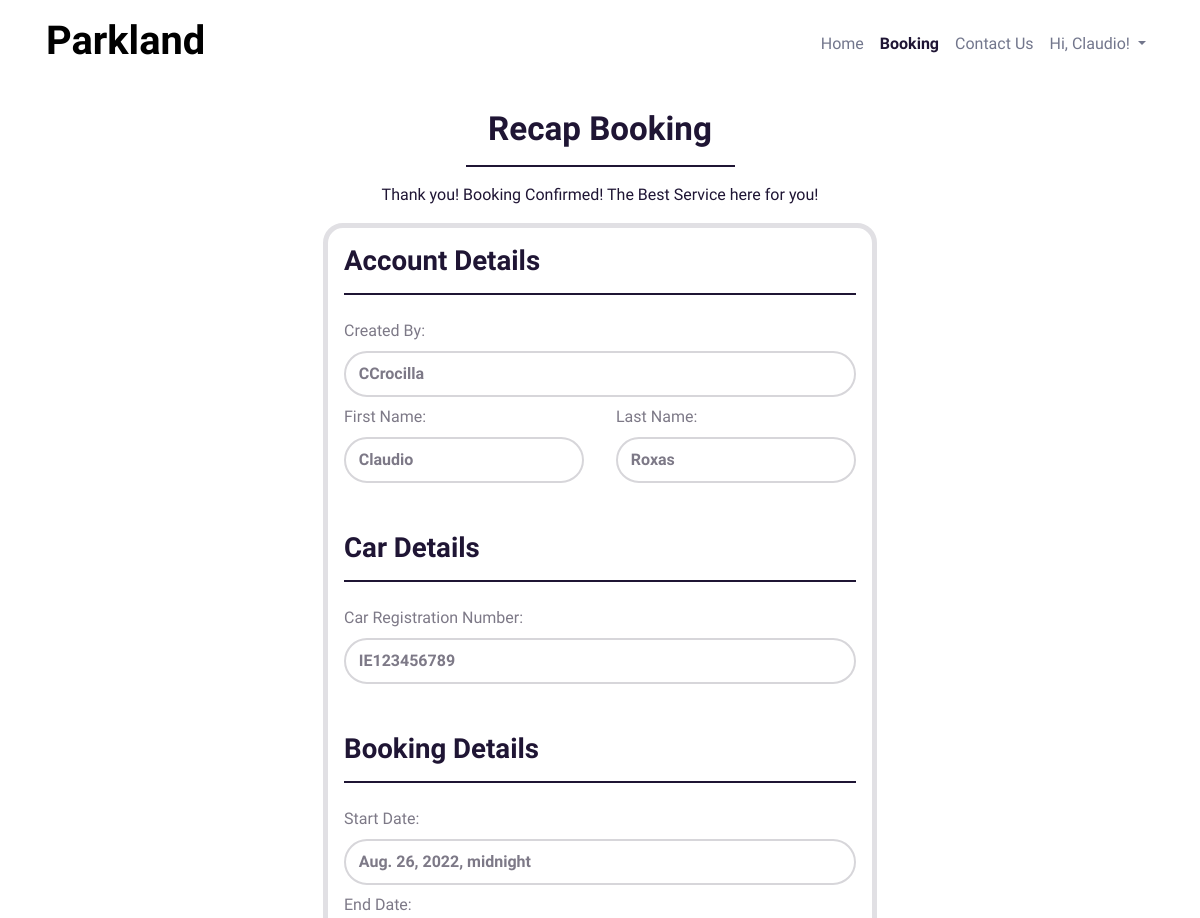
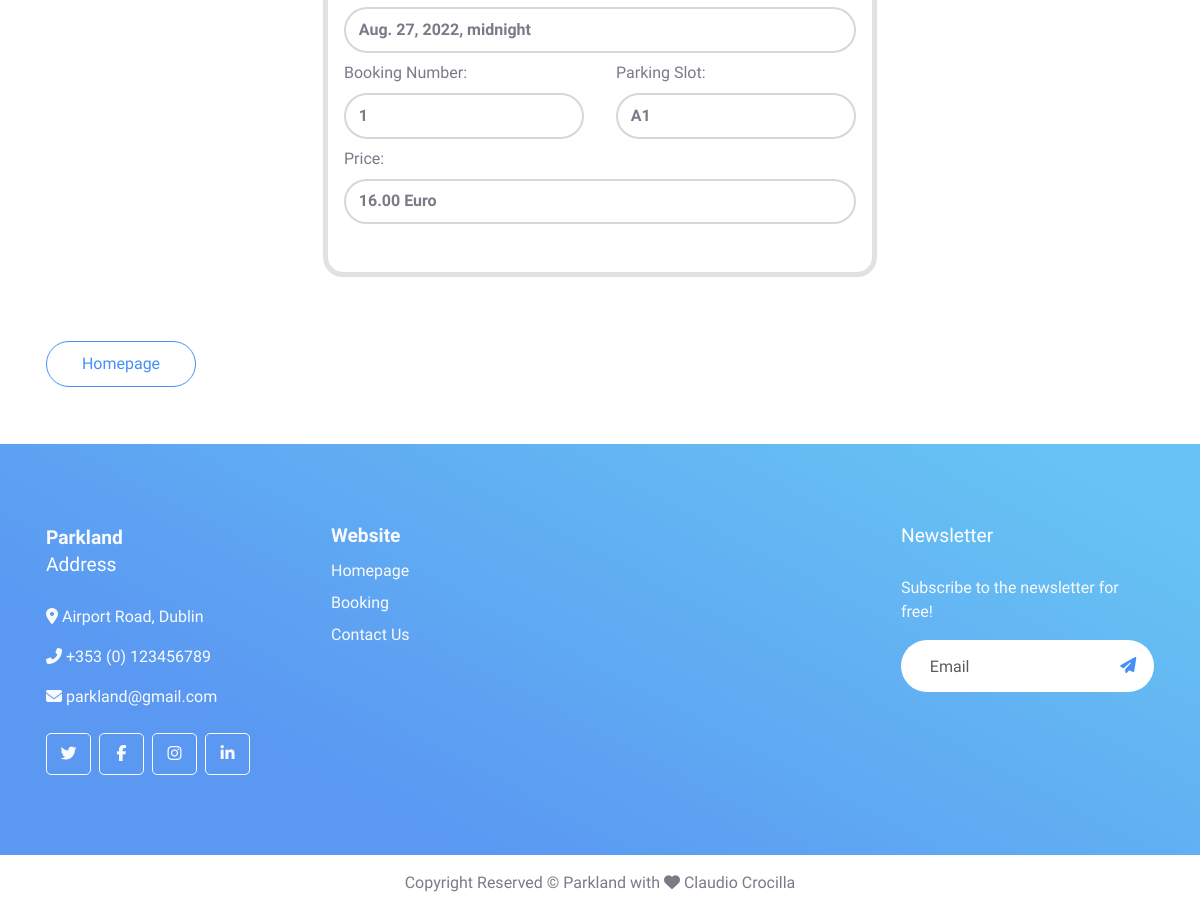
The page /booking/booking/1 (signed in) on the database its author committed (2 pictures, top to bottom).
### car_park/models.py (models this page shows, shortened)
class Booking(models.Model):
    code = models.CharField(
        max_length=100,
        null=True,
        blank=True
        )
    created_by = models.ForeignKey(
        User,
        null=True,
        blank=True,
        on_delete=models.CASCADE,
        related_name="bookings"
        )
    created_date = models.DateTimeField(auto_now_add=True)
    start_date = models.DateTimeField(blank=True, null=True)
    end_date = models.DateTimeField(blank=True, null=True)
    car = models.ForeignKey(
        Car,
        on_delete=models.CASCADE,
        related_name="bookings"
        )
    recharge_car = models.BooleanField(default=False)
    parking = models.ForeignKey(
        Parking,
        on_delete=models.CASCADE,
        related_name="bookings"
        )
    final_price = models.DecimalField(max_digits=50, decimal_places=2)

class Car(models.Model):
    user = models.ForeignKey(
        User,
        on_delete=models.CASCADE,
        related_name="cars"
        )
    is_electric = models.BooleanField(default=False)
    registration_number = models.CharField(max_length=12)

class Parking(models.Model):
    name = models.CharField(max_length=100)
    created_by = models.ForeignKey(
        User,
        null=True,
        blank=True,
        on_delete=models.CASCADE,
        related_name="parkings"
        )
    is_electric = models.BooleanField(default=False)
    area = models.ForeignKey(
        Area,
        on_delete=models.CASCADE,
        related_name="parkings"
        )
    location_x = models.IntegerField()
    location_y = models.IntegerField()
    price = models.DecimalField(max_digits=50, decimal_places=2)
    status = models.BooleanField(default=False)

### booking/views.py (the view, shortened to what this page needs)
# urls.py: path('booking/<int:pk>', RecapBookingView.as_view(), name='recap-booking'),
class RecapBookingView(DetailView):
    model = Booking
    queryset = Booking.objects.all()
    template_name = 'booking/recap-booking.html'

### booking/templates/booking/recap-booking.html (shortened to what this page needs)
{% extends 'base.html' %}
{% load static %}
{% load crispy_forms_tags %}
{% block content %}
{% if user.is_authenticated %}
<section class="py-4 mt-5 mb-4">
    <div class="container-lg">
        <div class="row justify-content-center hero-text">
            <div class="col text-center">
                <h2 class="fw-bold text-dark">Recap Booking</h2>
                <hr class="w-25 mx-auto text-dark" style="height:2px;" />
            </div>
        </div>
        <div class="row justify-content-center">
            <div class="col-sm-9 col-xl-8 text-center text-dark">
                <p>Thank you! Booking Confirmed! The Best Service here for you!</p>
            </div>
        </div>
    </div>
    <div class="container card mb-6">
        <div class="row">
            <div class="col-12 col-md-8 col-lg-6 offset-md-2 offset-lg-3 border border-5 rounded-3">
                <h3 class="mt-3 fw-bold text-dark"> Account Details </h3>
                <hr class="w-10 text-dark" style="height:2px;" />
                <div class="row">
                    <div class="col-12">
                        <label class="form-label mt-2">Created By:</label>
                        <span class="form-control border-2 fw-bold">
                            {{ booking.created_by }}
                        </span>
                    </div>
                    {% if booking.created_by.first_name and booking.created_by.last_name %}
                    <div class="col-12 col-sm-6">
                        <label class="form-label mt-2">First Name:</label>
                        <span class="form-control border-2 fw-bold">
                            {{ booking.created_by.first_name }}
                        </span>
                    </div>
                    <div class="col-12 col-sm-6">
                        <label class="form-label mt-2">Last Name:</label>
                        <span class="form-control border-2 fw-bold">
                            {{ booking.created_by.last_name }}
                        </span>
                    </div>
                    {% endif%}
                </div>
                <h3 class="mt-5 fw-bold text-dark">Car Details</h3>
                <hr class="w-10 text-dark" style="height:2px;" />
                <div>
                    <label class="form-label mt-2">Car Registration Number:</label>
                    <span class="form-control border-2 fw-bold">
                        {{ booking.car.registration_number }}
                    </span>
                </div>
                <h3 class="mt-5 fw-bold text-dark">Booking Details</h3>
                <hr class="w-10 text-dark" style="height:2px;" />
                <div class="row">
                    <div class="col-12">
                        <label class="form-label mt-2">Start Date:</label>
                        <span class="form-control border-2 fw-bold">
                            {{ booking.start_date }}
                        </span>
                    </div>
                    <div class="col-12">
                        <label class="form-label mt-2">End Date:</label>
                        <span class="form-control border-2 fw-bold">
                            {{ booking.end_date }}
                        </span>
                    </div>
                    <div class="col-12 col-sm-6">
                        <label class="form-label mt-2">Booking Number:</label>
                        <span class="form-control border-2 fw-bold">
                            {{ booking.code }}
                        </span>
                    </div>
                    <div class="col-12 col-sm-6">
                        <label class="form-label mt-2">Parking Slot:</label>
                        <span class="form-control border-2 fw-bold">
                            {{ booking.parking.name }}
                        </span>
                    </div>
                    <div class="mb-5 col-12">
                        <label class="form-label mt-2">Price: </label>
                        <span class="form-control border-2 fw-bold ">
                            {{ booking.final_price }} Euro
                        </span>
                    </div>
                </div>
            </div>
        </div>
    </div>
    <a class="btn btn-lg btn-minwidth btn-outline-primary rounded-pill" href="{% url 'homepage' %}"
        aria-label="Go to Homepage">Homepage</a>
</section>
{% endif %}
{% endblock %}

### templates/base.html (shortened to what this page needs)
{% load static %}
<!DOCTYPE html>
<html lang="en">
<head>
    <link href="https://cdn.jsdelivr.net/npm/bootstrap@5.1.3/dist/css/bootstrap.min.css" rel="stylesheet"
>
    <link href="{% static 'css/theme.min.css' %}" rel="stylesheet" type="text/css">
    <link href="{% static 'css/custom-style.css' %}" rel="stylesheet" type="text/css">
    <link rel="stylesheet" href="https://cdn.jsdelivr.net/npm/toastify-js/src/toastify.min.css" type="text/css">
    {% url 'homepage' as home %}
</head>
<body>
    <main class="main" id="top">
        <nav class="navbar navbar-expand-lg navbar-light fixed-top py-3" data-navbar-on-scroll="data-navbar-on-scroll">
            <div class="container">
                <a class="navbar-brand d-flex align-items-center fw-bold fs-2" href="{% url 'homepage' %}">
                    <h2 class="display-4 d-inline-block">Parkland</h2>
                </a>
                <div class="menu-all collapse navbar-collapse border-top border-lg-0 mt-4 mt-lg-0"
                    id="navbarSupportedContent">
                    <ul class="navbar-nav ms-auto pt-2 pt-lg-0">
                        <li class="nav-item">
                            <a class="nav-link {% if request.path == home %}fw-bold active{% endif %}"
                                href="{% url 'homepage' %}">Home
                            </a>
                        </li>
                        {% if user.is_authenticated %}
                        <li class="nav-item">
                            <a class="nav-link {% if '/booking/' in request.path %}fw-bold active{% endif %}"
                                href="{% url 'searchparking' %}">Booking
                            </a>
                        </li>
                        {% endif %}
                        <li class="nav-item">
                            <a class="nav-link {% if '/contact/' in request.path %}fw-bold active{% endif %}"
                                href="{% url 'contact' %}">Contact Us
                            </a>
                        </li>
                        {% if user.is_authenticated %}
                        <li class="nav-item dropdown">
                            <a class="nav-link dropdown-toggle" href="#" id="navbarDropdown" role="button"
                                data-bs-toggle="dropdown" aria-expanded="false">
                                {% if not user.first_name %}
                                Hi, {{ user }}!
                                {% else %}
                                Hi, {{ user.first_name }}!
                                {%endif%}
                            </a>
                        </li>
                        {% else %}
                        <li class="nav-item"><a class="nav-link" href="{% url 'account_signup' %}">Sign Up</a></li>
                        <li class="nav-item"><a class="nav-link" href="{% url 'account_login' %}">Sign In</a></li>
                        {% endif %}
                    </ul>
                </div>
            </div>
        </nav>
    </main>
    <div class="container mt-7 mb-4">
        {% block content %}
        {% endblock %}
    </div>
    <footer class="py-6 mb-2 pt-7 bg-primary-gradient">
        <div class="container">
            <div class="row">
                <div class="col-12 col-sm-4 col-lg mb-3 order-1 order-sm-1">
                    <span class="fw-bold fs-1 text-light">Parkland</span>
                    <p class="section-title text-white h5 mb-4">Address</p>
                    <p class="text-light"><i class="fa fa-map-marker-alt" aria-hidden="true"></i> Airport Road, Dublin
                    </p>
                    <p class="text-light"><i class="fa fa-phone-alt" aria-hidden="true"></i> +353 (0) 123456789</p>
                    <p class="text-light"><i class="fa fa-envelope" aria-hidden="true"></i> parkland@gmail.com</p>
                    <div class="d-flex pt-2">
                        <a class="btn btn-social-icons btn-outline-light btn-social me-2 py-2"
                            href="https://twitter.com/?lang=en" target="_blank" rel="noopener"
                            aria-label="Visit our Twitter Page (This link opens in a new tab)">
                            <i class="fab fa-twitter" aria-hidden="true"></i>
                        </a>
                        <a class="btn btn-social-icons btn-outline-light btn-social me-2 py-2"
                            href="https://www.facebook.com/" target="_blank" rel="noopener"
                            aria-label="Visit our Facebook Page (This link opens in a new tab)">
                            <i class="fab fa-facebook-f" aria-hidden="true"></i>
                        </a>
                        <a class="btn btn-social-icons btn-outline-light btn-social me-2 py-2"
                            href="https://www.instagram.com/" target="_blank" rel="noopener"
                            aria-label="Visit our Instagram Page (This link opens in a new tab)">
                            <i class="fab fa-instagram" aria-hidden="true"></i>
                        </a>
                        <a class="btn btn-social-icons btn-outline-light btn-social me-2 py-2"
                            href="https://ie.linkedin.com/" target="_blank" rel="noopener"
                            aria-label="Visit our Linkedin Page (This link opens in a new tab)">
                            <i class="fab fa-linkedin-in" aria-hidden="true"></i>
                        </a>
                    </div>
                </div>
                <div class="col-6 col-sm-4 col-lg mb-3 order-2 order-sm-2">
                    <h6 class="fw-bold fs-1 text-light">Website</h6>
                    <ul class="list-unstyled mb-md-4 mb-lg-0">
                        <li class="lh-lg">
                            <a class="text-light text-decoration-none" href="{% url 'homepage' %}">Homepage</a>
                        </li>
                        {% if user.is_authenticated %}
                        <li class="lh-lg">
                            <a class="text-light text-decoration-none" href="{% url 'searchparking' %}">Booking</a>
                        </li>
                        {% endif %}
                        <li class="lh-lg">
                            <a class="text-light text-decoration-none" href="{% url 'contact' %}">Contact Us</a>
                        </li>
                    </ul>
                </div>
                <div class="col-6 col-sm-4 col-lg mb-3 order-3 order-sm-3">
                </div>
                <div class="col-12 col-sm-12 col-lg mb-3 order-4 order-sm-4">
                    <p class="section-title text-white h5 mb-4">Newsletter</p>
                    <p class="text-light">Subscribe to the newsletter for free!</p>
                    <div class="position-relative w-100 mt-3">
                        <form>
                            <input id="newsletter-email"
                                class="form-control border-0 rounded-pill w-100 ps-4 pe-5 newsletter-field text-dark"
                                type="email" placeholder="Email">
                            <button type="button"
                                class="btn shadow-3 position-absolute rounded-circle top-0 end-0 mt-1 me-1"
                                onclick="onSubmitNewsletter()" aria-label="Newsletter">
                                <i class=" fa fa-paper-plane text-primary" aria-hidden="true"></i>
                            </button>
                        </form>
                    </div>
                </div>
            </div>
        </div>
    </footer>
    <div class="container py-2">
        <div class="row">
            <div class="col-12">
                <div class="text-center">
                    <p class="mb-0">Copyright Reserved &copy; Parkland with&nbsp;<i class="fas fa-heart"></i>
                        Claudio Crocilla
                    </p>
                </div>
            </div>
        </div>
    </div>
</body>
</html>

### static/css/custom-style.css (style rules this page uses)
section { padding: 60px 0; overflow: hidden; }
.btn-social-icons { min-width: 45px }
.newsletter-field { height: 52px; }
::placeholder { color: #5B5A5E; opacity: 1; }
.btn-minwidth { min-width: 150px; }
.menu-all>ul>li>a { border-bottom: 2px solid transparent; }
.form-control, .form-select { border-radius: 2rem; }

### rows shown on the page
Booking: created_by "CCrocilla", created_by.first_name "Claudio", created_by.last_name "Roxas", car.registration_number "IE123456789", start_date "Aug. 26, 2022, midnight", end_date "Aug. 27, 2022, midnight", code "1", parking.name "A1", final_price "16.00"

### other values the page prints
{{ user.first_name }} "Claudio"
